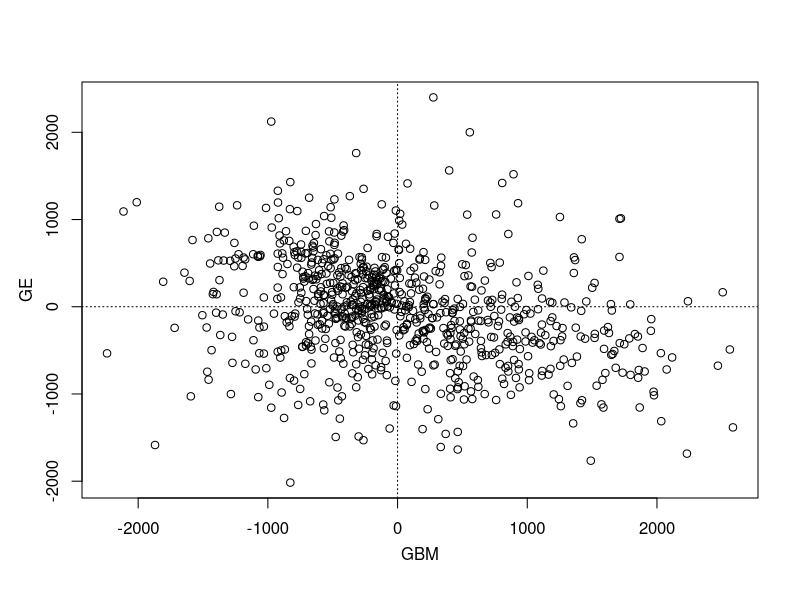
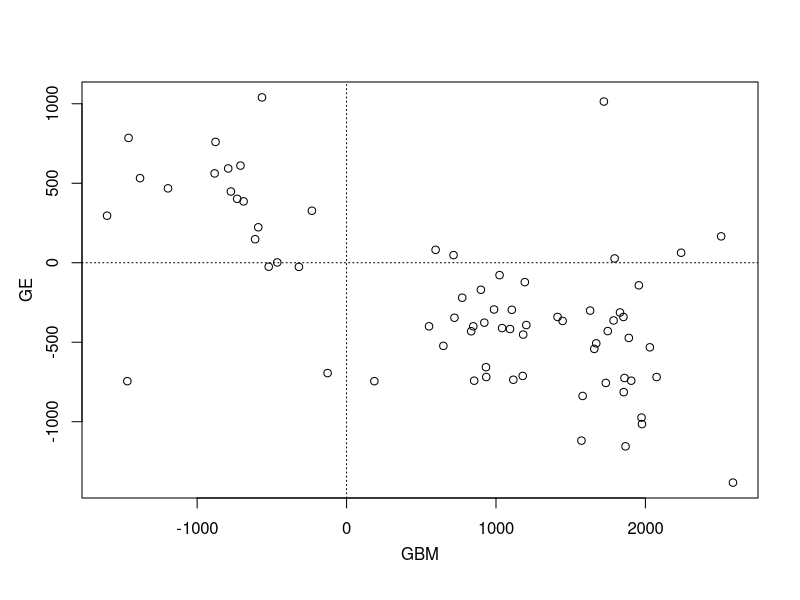
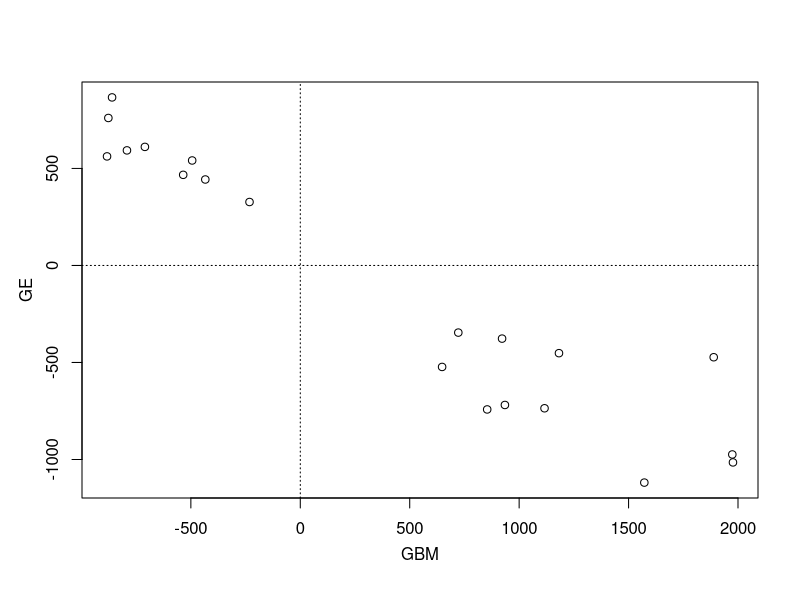

Reproduce these figures in R, in order.
#setwd("~/Dropbox/Documents/dixon_2017_RT-GBM/reciprocal_transplant_methylationV2/clean_july12/scripts")

geres=read.table("../datasets/MWU_MF_o2k_ge.csv",header=T)
gbmres=read.table("../datasets/MWU_MF_o2k_gbm.csv",header=T)

goods=intersect(geres$term,gbmres$term)
#goods=unique(as.character(c(geres$term[geres$p.adj<=0.1],gbmres$term[gbmres$p.adj<=0.1])))
length(goods)

geres=geres[geres$term %in% goods,]
gbmres=gbmres[gbmres$term %in% goods,]

# all overlapping GO terms
ress=merge(geres,gbmres,by="term")
plot(delta.rank.x~delta.rank.y,ress,xlab="GBM", ylab="GE",mgp=c(2.3,1,0))
abline(v=0,lty=3)
abline(h=0,lty=3)

# GO terms highly signifcant in any of the two datasets
sigs=(ress$p.adj.x<=0.01 | ress$p.adj.y<=0.01)
sum(sigs) # 71
plot(delta.rank.x~delta.rank.y,ress[sigs,],xlab="GBM", ylab="GE",mgp=c(2.3,1,0))
abline(v=0,lty=3)
abline(h=0,lty=3)

# GO terms signifcant in both datasets
sigs=(ress$p.adj.x<=0.1 & ress$p.adj.y<=0.1)
sum(sigs) # 20
plot(delta.rank.x~delta.rank.y,ress[sigs,],xlab="GBM", ylab="GE",mgp=c(2.3,1,0))
abline(v=0,lty=3)
abline(h=0,lty=3)

